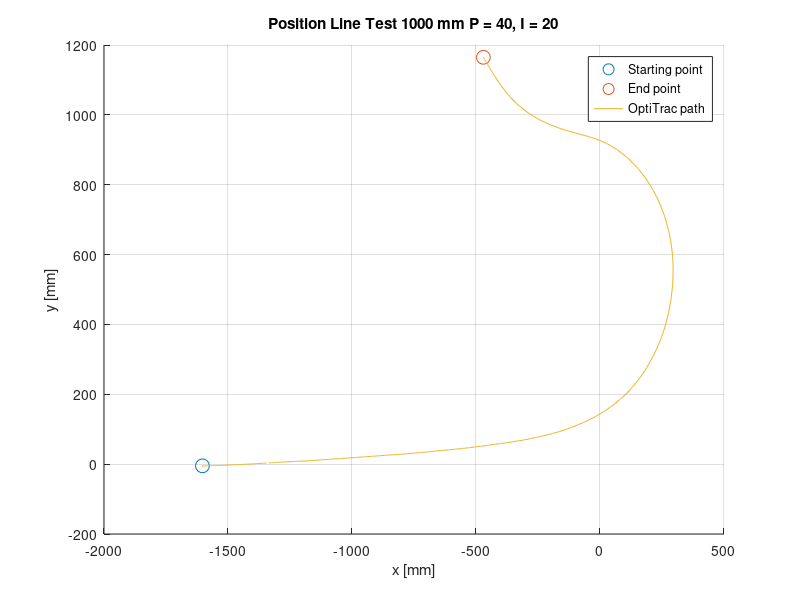

MATLAB code to generate this figure:
fileID = fopen('P40_I20.txt','r');


tline=fgetl(fileID);
%headers = strsplit(tline,','); kan brukes for å fjerne headers (fjerner
%første linje

formatSpec = '%f%f%f%f%f%f%f%f';
datacell = textscan(fileID,formatSpec,'Delimiter',',');
time = datacell{2};
X = datacell{6};
Z = datacell{7};
Y = datacell{8};

figure(1);
hold on;
plot(X(1,1),Y(1,1),'o','MarkerSize',10);
plot(X(end,1),Y(end,1),'o','MarkerSize',10);
plot(X,Y);
grid on;
title('Position Line Test 1000 mm P = 40, I = 20');
xlabel('x [mm]');
ylabel('y [mm]');
legend('Starting point','End point','OptiTrac path');
hold off;
